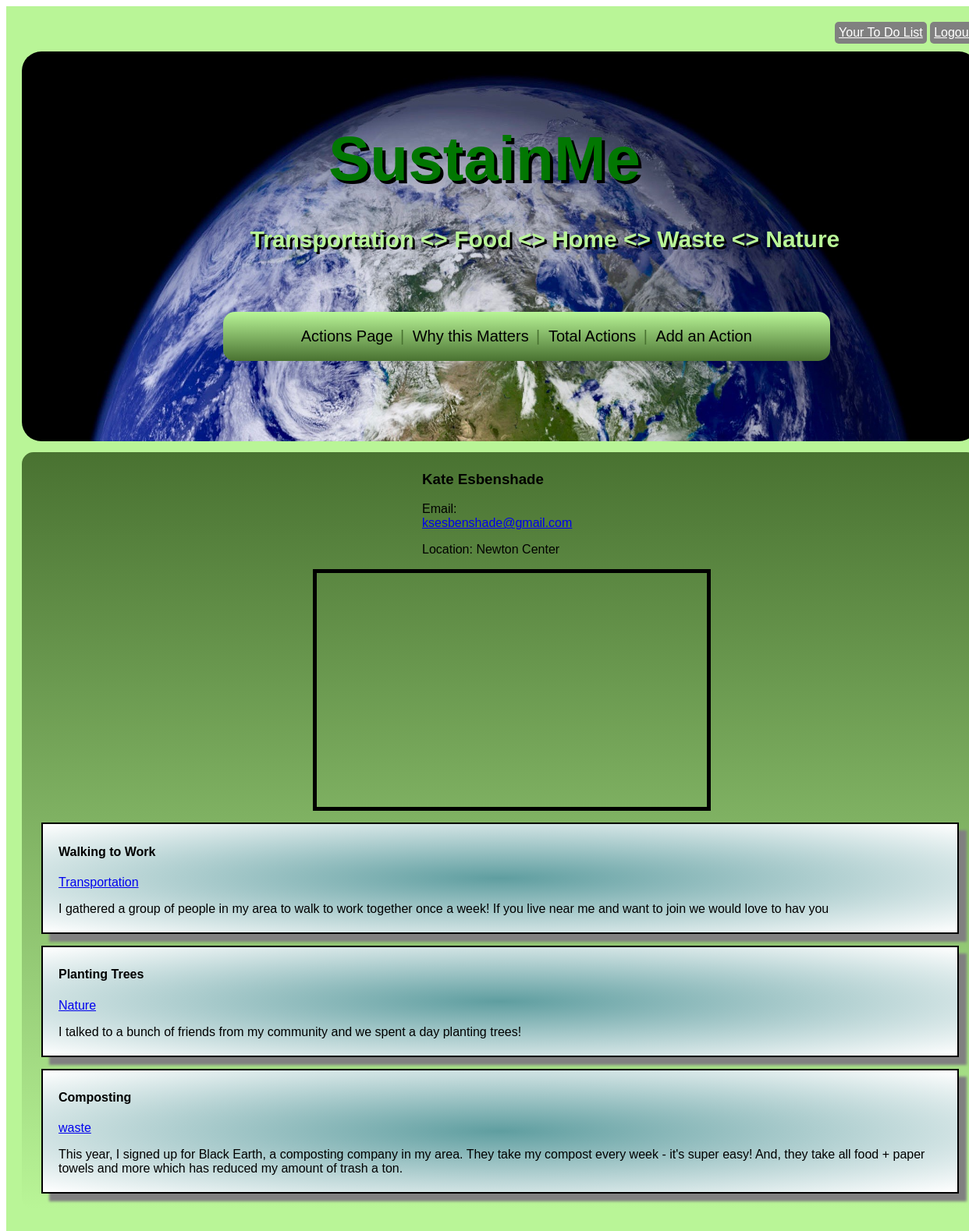
Before: /profile/1 with the older database file.
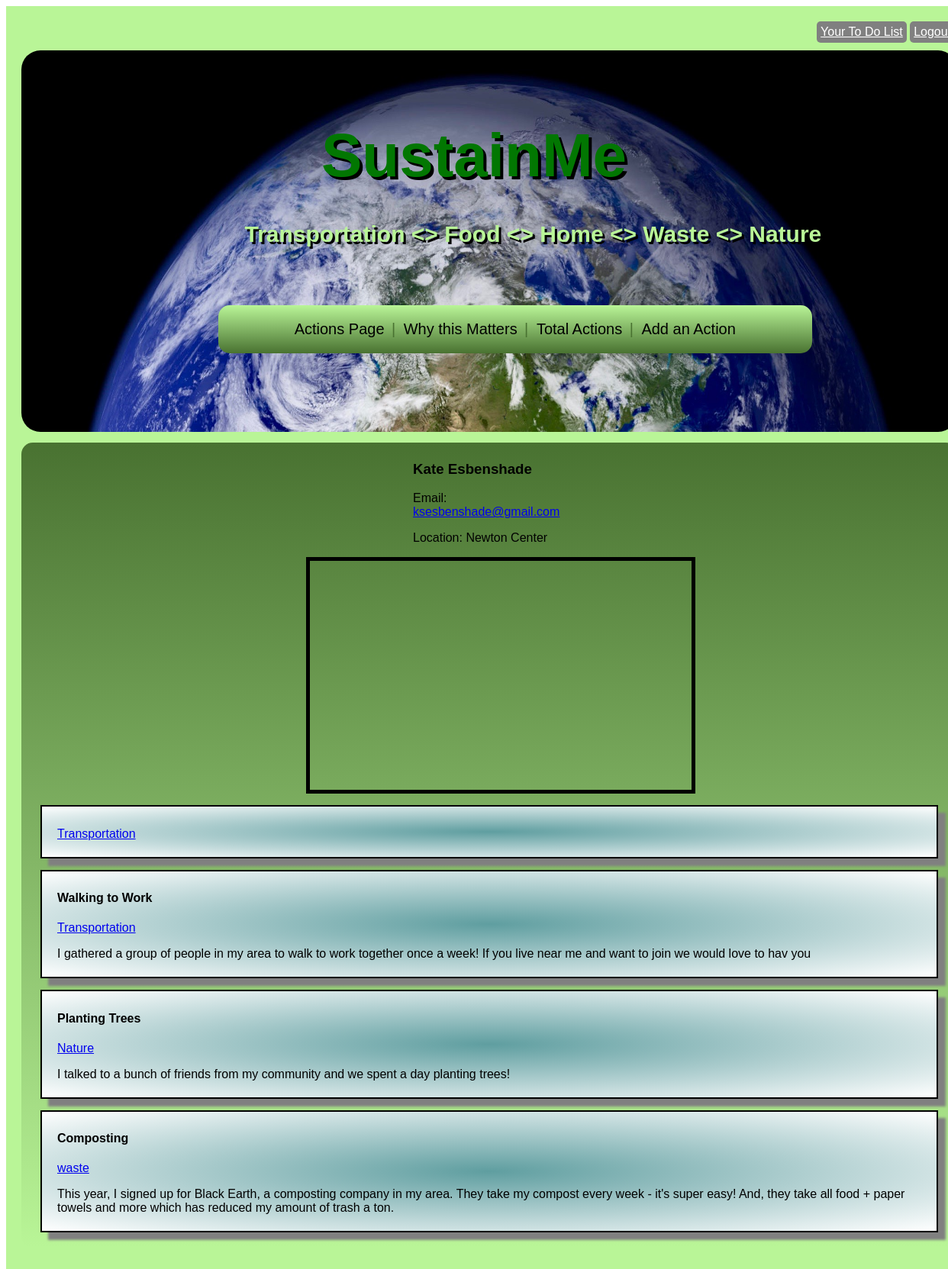
After: the same page with the newer database file.
### webpage_sustain_me/models.py (models this page shows)
class Action(models.Model):
    title = models.TextField()
    topic = models.CharField(max_length=255)
    description = models.TextField()
    created_at = models.DateTimeField(auto_now_add=True)
    updated_at = models.DateTimeField(auto_now=True)
    creator = models.ForeignKey(User, related_name="actions", on_delete = models.CASCADE)
    favorited_by = models.ManyToManyField(User, related_name="actions_to_do")
    objects = ActionManager()

### webpage_sustain_me/views.py (the view)
# urls.py: path('profile/<int:id>', views.profile),
def profile(request, id):
    context = {
        'user' : User.objects.get(id=id)
    }
    return render(request, 'profile.html', context)

### webpage_sustain_me/templates/profile.html (shortened to what this page needs)
<!DOCTYPE html>
<html lang="en">
<head>
    {% load static %}
</head>
<body>
    <div id=container>
        <a id=to_do href="/to_do_list">Your To Do List</a>
        <a id=logout href="/logout">Logout</a>
        <div id=header>
            <img src={% static "/images/earth.jpeg" %} alt="Earth Image" >
            <h1 id=sustain_logo>SustainMe</h1>
            <p id=sustain_description>Transportation <> Food <> Home <> Waste <> Nature </p>
            <ul>
                <li><a href="/home">Actions Page</a></li>
                <li class = in_between> | </li>
                <li><a href="/why_this_matters">Why this Matters</a></li>
                <li class = in_between> | </li>
                <li><a href="/totals">Total Actions</a></li>
                <li class = in_between> | </li>
                <li><a href="/add">Add an Action</a></li>
            </ul>
        </div>
        <div id=content>
            <div id=info>
                <h3>{{user.first_name}} {{user.last_name}}</h3>
                Email: <a href="mailto:{{user.email}}">{{user.email}}</a>
                <p id="location">Location: {{user.location}}</p>
                <div id=map></div>
            </div>
            {% for action in user.actions.all reversed %}
                <div class=action>
                    <h4>{{action.title}}</h4>
                    <a href='/profile/{{action.topic}}'>{{action.topic}}</a>
                    <p>{{action.description}}</p>
                </div>
            {% endfor %}
        </div>
   </div>
</body>
</html>

Changed rows visible on the page:
added Action: topic "Transportation"
